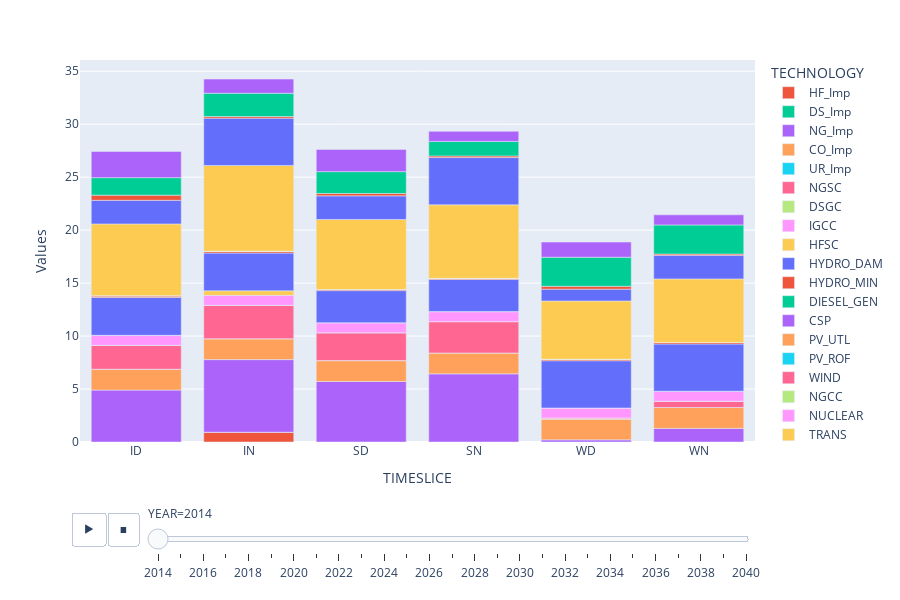

This figure's notebook cell:
### Code cell
color_map = {
    'CTMG': 'gray',
    'CTOP': 'gray',
    'CTEG': 'gray',
    'CTAG': 'gray',
    'CTCM': 'gray',
    'CTDO': 'gray',
    'CTLR': 'gray',
    'CTAM': 'gray',
    'CTNUE': 'gray',
    'PV': 'yellow',
    'EOLICA': 'blue',
}

data['TIMESLICE'] = data['TIMESLICE'].astype(str)
# Create a stacked bar chart using Plotly
fig = px.bar(data, x='TIMESLICE', y='value', color='TECHNOLOGY', animation_frame='YEAR',
             labels={'value': 'Values'}, height=600,
             category_orders={'TIMESLICE': data['TIMESLICE'], 'YEAR': data['YEAR']},
             color_discrete_map=color_map)

fig.update_layout(updatemenus=[dict(type='buttons', showactive=False, buttons=[dict(args=[None, dict(frame=dict(duration=500, redraw=True), fromcurrent=True)])])])

# Show the interactive plot
fig.show()

### Figure 1 — Plotly figure (JSON) as saved in the notebook; plotly's stock layout.template omitted (floating-point values rounded to 4 significant figures; data arrays with more than 128 entries replaced by an {"elided": "..."} marker saying what was removed)
{"data": [{"alignmentgroup": "True", "hovertemplate": "TECHNOLOGY=HF_Imp<br>YEAR=2014<br>TIMESLICE=%{x}<br>Values=%{y}<extra></extra>", "legendgroup": "HF_Imp", "marker": {"color": "#EF553B", "pattern": {"shape": ""}}, "name": "HF_Imp", "offsetgroup": "HF_Imp", "orientation": "v", "showlegend": true, "textposition": "auto", "type": "bar", "x": ["ID", "IN", "SD", "SN", "WD", "WN"], "xaxis": "x", "y": [0, 0.9221, 0, 0, 0, 0], "yaxis": "y"}, {"alignmentgroup": "True", "hovertemplate": "TECHNOLOGY=DS_Imp<br>YEAR=2014<br>TIMESLICE=%{x}<br>Values=%{y}<extra></extra>", "legendgroup": "DS_Imp", "marker": {"color": "#00cc96", "pattern": {"shape": ""}}, "name": "DS_Imp", "offsetgroup": "DS_Imp", "orientation": "v", "showlegend": true, "textposition": "auto", "type": "bar", "x": ["ID", "IN", "SD", "SN", "WD", "WN"], "xaxis": "x", "y": [0, 0, 0, 0, 0, 0], "yaxis": "y"}, {"alignmentgroup": "True", "hovertemplate": "TECHNOLOGY=NG_Imp<br>YEAR=2014<br>TIMESLICE=%{x}<br>Values=%{y}<extra></extra>", "legendgroup": "NG_Imp", "marker": {"color": "#ab63fa", "pattern": {"shape": ""}}, "name": "NG_Imp", "offsetgroup": "NG_Imp", "orientation": "v", "showlegend": true, "textposition": "auto", "type": "bar", "x": ["ID", "IN", "SD", "SN", "WD", "WN"], "xaxis": "x", "y": [4.901, 6.856, 5.713, 6.434, 0.2014, 1.286], "yaxis": "y"}, {"alignmentgroup": "True", "hovertemplate": "TECHNOLOGY=CO_Imp<br>YEAR=2014<br>TIMESLICE=%{x}<br>Values=%{y}<extra></extra>", "legendgroup": "CO_Imp", "marker": {"color": "#FFA15A", "pattern": {"shape": ""}}, "name": "CO_Imp", "offsetgroup": "CO_Imp", "orientation": "v", "showlegend": true, "textposition": "auto", "type": "bar", "x": ["ID", "IN", "SD", "SN", "WD", "WN"], "xaxis": "x", "y": [1.971, 1.971, 1.971, 1.971, 1.971, 1.971], "yaxis": "y"}, {"alignmentgroup": "True", "hovertemplate": "TECHNOLOGY=UR_Imp<br>YEAR=2014<br>TIMESLICE=%{x}<br>Values=%{y}<extra></extra>", "legendgroup": "UR_Imp", "marker": {"color": "#19d3f3", "pattern": {"shape": ""}}, "name": "UR_Imp", "offsetgroup": "UR_Imp", "orientation": "v", "showlegend": true, "textposition": "auto", "type": "bar", "x": ["ID", "IN", "SD", "SN", "WD", "WN"], "xaxis": "x", "y": [0, 0, 0, 0, 0, 0], "yaxis": "y"}, {"alignmentgroup": "True", "hovertemplate": "TECHNOLOGY=NGSC<br>YEAR=2014<br>TIMESLICE=%{x}<br>Values=%{y}<extra></extra>", "legendgroup": "NGSC", "marker": {"color": "#FF6692", "pattern": {"shape": ""}}, "name": "NGSC", "offsetgroup": "NGSC", "orientation": "v", "showlegend": true, "textposition": "auto", "type": "bar", "x": ["ID", "IN", "SD", "SN", "WD", "WN"], "xaxis": "x", "y": [2.254, 3.154, 2.628, 2.959, 0.09265, 0.5915], "yaxis": "y"}, {"alignmentgroup": "True", "hovertemplate": "TECHNOLOGY=DSGC<br>YEAR=2014<br>TIMESLICE=%{x}<br>Values=%{y}<extra></extra>", "legendgroup": "DSGC", "marker": {"color": "#B6E880", "pattern": {"shape": ""}}, "name": "DSGC", "offsetgroup": "DSGC", "orientation": "v", "showlegend": true, "textposition": "auto", "type": "bar", "x": ["ID", "IN", "SD", "SN", "WD", "WN"], "xaxis": "x", "y": [0, 0, 0, 0, 0, 0], "yaxis": "y"}, {"alignmentgroup": "True", "hovertemplate": "TECHNOLOGY=IGCC<br>YEAR=2014<br>TIMESLICE=%{x}<br>Values=%{y}<extra></extra>", "legendgroup": "IGCC", "marker": {"color": "#FF97FF", "pattern": {"shape": ""}}, "name": "IGCC", "offsetgroup": "IGCC", "orientation": "v", "showlegend": true, "textposition": "auto", "type": "bar", "x": ["ID", "IN", "SD", "SN", "WD", "WN"], "xaxis": "x", "y": [0.9461, 0.9461, 0.9461, 0.9461, 0.9461, 0.9461], "yaxis": "y"}, {"alignmentgroup": "True", "hovertemplate": "TECHNOLOGY=HFSC<br>YEAR=2014<br>TIMESLICE=%{x}<br>Values=%{y}<extra></extra>", "legendgroup": "HFSC", "marker": {"color": "#FECB52", "pattern": {"shape": ""}}, "name": "HFSC", "offsetgroup": "HFSC", "orientation": "v", "showlegend": true, "textposition": "auto", "type": "bar", "x": ["ID", "IN", "SD", "SN", "WD", "WN"], "xaxis": "x", "y": [0, 0.4242, 0, 0, 0, 0], "yaxis": "y"}, {"alignmentgroup": "True", "hovertemplate": "TECHNOLOGY=HYDRO_DAM<br>YEAR=2014<br>TIMESLICE=%{x}<br>Values=%{y}<extra></extra>", "legendgroup": "HYDRO_DAM", "marker": {"color": "#636efa", "pattern": {"shape": ""}}, "name": "HYDRO_DAM", "offsetgroup": "HYDRO_DAM", "orientation": "v", "showlegend": true, "textposition": "auto", "type": "bar", "x": ["ID", "IN", "SD", "SN", "WD", "WN"], "xaxis": "x", "y": [3.569, 3.569, 3.034, 3.034, 4.462, 4.462], "yaxis": "y"}, {"alignmentgroup": "True", "hovertemplate": "TECHNOLOGY=HYDRO_MIN<br>YEAR=2014<br>TIMESLICE=%{x}<br>Values=%{y}<extra></extra>", "legendgroup": "HYDRO_MIN", "marker": {"color": "#EF553B", "pattern": {"shape": ""}}, "name": "HYDRO_MIN", "offsetgroup": "HYDRO_MIN", "orientation": "v", "showlegend": true, "textposition": "auto", "type": "bar", "x": ["ID", "IN", "SD", "SN", "WD", "WN"], "xaxis": "x", "y": [0.1766, 0.1766, 0.1072, 0.1072, 0.1419, 0.1419], "yaxis": "y"}, {"alignmentgroup": "True", "hovertemplate": "TECHNOLOGY=DIESEL_GEN<br>YEAR=2014<br>TIMESLICE=%{x}<br>Values=%{y}<extra></extra>", "legendgroup": "DIESEL_GEN", "marker": {"color": "#00cc96", "pattern": {"shape": ""}}, "name": "DIESEL_GEN", "offsetgroup": "DIESEL_GEN", "orientation": "v", "showlegend": true, "textposition": "auto", "type": "bar", "x": ["ID", "IN", "SD", "SN", "WD", "WN"], "xaxis": "x", "y": [0, 0, 0, 0, 0, 0], "yaxis": "y"}, {"alignmentgroup": "True", "hovertemplate": "TECHNOLOGY=CSP<br>YEAR=2014<br>TIMESLICE=%{x}<br>Values=%{y}<extra></extra>", "legendgroup": "CSP", "marker": {"color": "#ab63fa", "pattern": {"shape": ""}}, "name": "CSP", "offsetgroup": "CSP", "orientation": "v", "showlegend": true, "textposition": "auto", "type": "bar", "x": ["ID", "IN", "SD", "SN", "WD", "WN"], "xaxis": "x", "y": [0, 0, 0, 0, 0, 0], "yaxis": "y"}, {"alignmentgroup": "True", "hovertemplate": "TECHNOLOGY=PV_UTL<br>YEAR=2014<br>TIMESLICE=%{x}<br>Values=%{y}<extra></extra>", "legendgroup": "PV_UTL", "marker": {"color": "#FFA15A", "pattern": {"shape": ""}}, "name": "PV_UTL", "offsetgroup": "PV_UTL", "orientation": "v", "showlegend": true, "textposition": "auto", "type": "bar", "x": ["ID", "IN", "SD", "SN", "WD", "WN"], "xaxis": "x", "y": [0, 0, 0, 0, 0, 0], "yaxis": "y"}, {"alignmentgroup": "True", "hovertemplate": "TECHNOLOGY=PV_ROF<br>YEAR=2014<br>TIMESLICE=%{x}<br>Values=%{y}<extra></extra>", "legendgroup": "PV_ROF", "marker": {"color": "#19d3f3", "pattern": {"shape": ""}}, "name": "PV_ROF", "offsetgroup": "PV_ROF", "orientation": "v", "showlegend": true, "textposition": "auto", "type": "bar", "x": ["ID", "IN", "SD", "SN", "WD", "WN"], "xaxis": "x", "y": [0, 0, 0, 0, 0, 0], "yaxis": "y"}, {"alignmentgroup": "True", "hovertemplate": "TECHNOLOGY=WIND<br>YEAR=2014<br>TIMESLICE=%{x}<br>Values=%{y}<extra></extra>", "legendgroup": "WIND", "marker": {"color": "#FF6692", "pattern": {"shape": ""}}, "name": "WIND", "offsetgroup": "WIND", "orientation": "v", "showlegend": true, "textposition": "auto", "type": "bar", "x": ["ID", "IN", "SD", "SN", "WD", "WN"], "xaxis": "x", "y": [0, 0, 0, 0, 0, 0], "yaxis": "y"}, {"alignmentgroup": "True", "hovertemplate": "TECHNOLOGY=NGCC<br>YEAR=2014<br>TIMESLICE=%{x}<br>Values=%{y}<extra></extra>", "legendgroup": "NGCC", "marker": {"color": "#B6E880", "pattern": {"shape": ""}}, "name": "NGCC", "offsetgroup": "NGCC", "orientation": "v", "showlegend": true, "textposition": "auto", "type": "bar", "x": ["ID", "IN", "SD", "SN", "WD", "WN"], "xaxis": "x", "y": [0, 0, 0, 0, 0, 0], "yaxis": "y"}, {"alignmentgroup": "True", "hovertemplate": "TECHNOLOGY=NUCLEAR<br>YEAR=2014<br>TIMESLICE=%{x}<br>Values=%{y}<extra></extra>", "legendgroup": "NUCLEAR", "marker": {"color": "#FF97FF", "pattern": {"shape": ""}}, "name": "NUCLEAR", "offsetgroup": "NUCLEAR", "orientation": "v", "showlegend": true, "textposition": "auto", "type": "bar", "x": ["ID", "IN", "SD", "SN", "WD", "WN"], "xaxis": "x", "y": [0, 0, 0, 0, 0, 0], "yaxis": "y"}, {"alignmentgroup": "True", "hovertemplate": "TECHNOLOGY=TRANS<br>YEAR=2014<br>TIMESLICE=%{x}<br>Values=%{y}<extra></extra>", "legendgroup": "TRANS", "marker": {"color": "#FECB52", "pattern": {"shape": ""}}, "name": "TRANS", "offsetgroup": "TRANS", "orientation": "v", "showlegend": true, "textposition": "auto", "type": "bar", "x": ["ID", "IN", "SD", "SN", "WD", "WN"], "xaxis": "x", "y": [6.77, 8.093, 6.608, 6.939, 5.5, 5.999], "yaxis": "y"}, {"alignmentgroup": "True", "hovertemplate": "TECHNOLOGY=DIST_IND<br>YEAR=2014<br>TIMESLICE=%{x}<br>Values=%{y}<extra></extra>", "legendgroup": "DIST_IND", "marker": {"color": "#636efa", "pattern": {"shape": ""}}, "name": "DIST_IND", "offsetgroup": "DIST_IND", "orientation": "v", "showlegend": true, "textposition": "auto", "type": "bar", "x": ["ID", "IN", "SD", "SN", "WD", "WN"], "xaxis": "x", "y": [2.229, 4.461, 2.229, 4.461, 1.115, 2.229], "yaxis": "y"}, {"alignmentgroup": "True", "hovertemplate": "TECHNOLOGY=DIST_TRA<br>YEAR=2014<br>TIMESLICE=%{x}<br>Values=%{y}<extra></extra>", "legendgroup": "DIST_TRA", "marker": {"color": "#EF553B", "pattern": {"shape": ""}}, "name": "DIST_TRA", "offsetgroup": "DIST_TRA", "orientation": "v", "showlegend": true, "textposition": "auto", "type": "bar", "x": ["ID", "IN", "SD", "SN", "WD", "WN"], "xaxis": "x", "y": [0.488, 0.1526, 0.2288, 0.1526, 0.267, 0.122], "yaxis": "y"}, {"alignmentgroup": "True", "hovertemplate": "TECHNOLOGY=DIST_RES<br>YEAR=2014<br>TIMESLICE=%{x}<br>Values=%{y}<extra></extra>", "legendgroup": "DIST_RES", "marker": {"color": "#00cc96", "pattern": {"shape": ""}}, "name": "DIST_RES", "offsetgroup": "DIST_RES", "orientation": "v", "showlegend": true, "textposition": "auto", "type": "bar", "x": ["ID", "IN", "SD", "SN", "WD", "WN"], "xaxis": "x", "y": [1.647, 2.197, 2.059, 1.373, 2.746, 2.745], "yaxis": "y"}, {"alignmentgroup": "True", "hovertemplate": "TECHNOLOGY=DIST_SER<br>YEAR=2014<br>TIMESLICE=%{x}<br>Values=%{y}<extra></extra>", "legendgroup": "DIST_SER", "marker": {"color": "#ab63fa", "pattern": {"shape": ""}}, "name": "DIST_SER", "offsetgroup": "DIST_SER", "orientation": "v", "showlegend": true, "textposition": "auto", "type": "bar", "x": ["ID", "IN", "SD", "SN", "WD", "WN"], "xaxis": "x", "y": [2.479, 1.336, 2.098, 0.9541, 1.431, 0.9535], "yaxis": "y"}], "layout": {"barmode": "relative", "height": 600, "legend": {"title": {"text": "TECHNOLOGY"}, "tracegroupgap": 0}, "margin": {"t": 60}, "sliders": [{"active": 0, "currentvalue": {"prefix": "YEAR="}, "len": 0.9, "pad": {"b": 10, "t": 60}, "steps": [{"args": [["2014"], {"frame": {"duration": 0, "redraw": true}, "fromcurrent": true, "mode": "immediate", "transition": {"duration": 0, "easing": "linear"}}], "label": "2014", "method": "animate"}, {"args": [["2015"], {"frame": {"duration": 0, "redraw": true}, "fromcurrent": true, "mode": "immediate", "transition": {"duration": 0, "easing": "linear"}}], "label": "2015", "method": "animate"}, {"args": [["2016"], {"frame": {"duration": 0, "redraw": true}, "fromcurrent": true, "mode": "immediate", "transition": {"duration": 0, "easing": "linear"}}], "label": "2016", "method": "animate"}, {"args": [["2017"], {"frame": {"duration": 0, "redraw": true}, "fromcurrent": true, "mode": "immediate", "transition": {"duration": 0, "easing": "linear"}}], "label": "2017", "method": "animate"}, {"args": [["2018"], {"frame": {"duration": 0, "redraw": true}, "fromcurrent": true, "mode": "immediate", "transition": {"duration": 0, "easing": "linear"}}], "label": "2018", "method": "animate"}, {"args": [["2019"], {"frame": {"duration": 0, "redraw": true}, "fromcurrent": true, "mode": "immediate", "transition": {"duration": 0, "easing": "linear"}}], "label": "2019", "method": "animate"}, {"args": [["2020"], {"frame": {"duration": 0, "redraw": true}, "fromcurrent": true, "mode": "immediate", "transition": {"duration": 0, "easing": "linear"}}], "label": "2020", "method": "animate"}, {"args": [["2021"], {"frame": {"duration": 0, "redraw": true}, "fromcurrent": true, "mode": "immediate", "transition": {"duration": 0, "easing": "linear"}}], "label": "2021", "method": "animate"}, {"args": [["2022"], {"frame": {"duration": 0, "redraw": true}, "fromcurrent": true, "mode": "immediate", "transition": {"duration": 0, "easing": "linear"}}], "label": "2022", "method": "animate"}, {"args": [["2023"], {"frame": {"duration": 0, "redraw": true}, "fromcurrent": true, "mode": "immediate", "transition": {"duration": 0, "easing": "linear"}}], "label": "2023", "method": "animate"}, {"args": [["2024"], {"frame": {"duration": 0, "redraw": true}, "fromcurrent": true, "mode": "immediate", "transition": {"duration": 0, "easing": "linear"}}], "label": "2024", "method": "animate"}, {"args": [["2025"], {"frame": {"duration": 0, "redraw": true}, "fromcurrent": true, "mode": "immediate", "transition": {"duration": 0, "easing": "linear"}}], "label": "2025", "method": "animate"}, {"args": [["2026"], {"frame": {"duration": 0, "redraw": true}, "fromcurrent": true, "mode": "immediate", "transition": {"duration": 0, "easing": "linear"}}], "label": "2026", "method": "animate"}, {"args": [["2027"], {"frame": {"duration": 0, "redraw": true}, "fromcurrent": true, "mode": "immediate", "transition": {"duration": 0, "easing": "linear"}}], "label": "2027", "method": "animate"}, {"args": [["2028"], {"frame": {"duration": 0, "redraw": true}, "fromcurrent": true, "mode": "immediate", "transition": {"duration": 0, "easing": "linear"}}], "label": "2028", "method": "animate"}, {"args": [["2029"], {"frame": {"duration": 0, "redraw": true}, "fromcurrent": true, "mode": "immediate", "transition": {"duration": 0, "easing": "linear"}}], "label": "2029", "method": "animate"}, {"args": [["2030"], {"frame": {"duration": 0, "redraw": true}, "fromcurrent": true, "mode": "immediate", "transition": {"duration": 0, "easing": "linear"}}], "label": "2030", "method": "animate"}, {"args": [["2031"], {"frame": {"duration": 0, "redraw": true}, "fromcurrent": true, "mode": "immediate", "transition": {"duration": 0, "easing": "linear"}}], "label": "2031", "method": "animate"}, {"args": [["2032"], {"frame": {"duration": 0, "redraw": true}, "fromcurrent": true, "mode": "immediate", "transition": {"duration": 0, "easing": "linear"}}], "label": "2032", "method": "animate"}, {"args": [["2033"], {"frame": {"duration": 0, "redraw": true}, "fromcurrent": true, "mode": "immediate", "transition": {"duration": 0, "easing": "linear"}}], "label": "2033", "method": "animate"}, {"args": [["2034"], {"frame": {"duration": 0, "redraw": true}, "fromcurrent": true, "mode": "immediate", "transition": {"duration": 0, "easing": "linear"}}], "label": "2034", "method": "animate"}, {"args": [["2035"], {"frame": {"duration": 0, "redraw": true}, "fromcurrent": true, "mode": "immediate", "transition": {"duration": 0, "easing": "linear"}}], "label": "2035", "method": "animate"}, {"args": [["2036"], {"frame": {"duration": 0, "redraw": true}, "fromcurrent": true, "mode": "immediate", "transition": {"duration": 0, "easing": "linear"}}], "label": "2036", "method": "animate"}, {"args": [["2037"], {"frame": {"duration": 0, "redraw": true}, "fromcurrent": true, "mode": "immediate", "transition": {"duration": 0, "easing": "linear"}}], "label": "2037", "method": "animate"}, {"args": [["2038"], {"frame": {"duration": 0, "redraw": true}, "fromcurrent": true, "mode": "immediate", "transition": {"duration": 0, "easing": "linear"}}], "label": "2038", "method": "animate"}, {"args": [["2039"], {"frame": {"duration": 0, "redraw": true}, "fromcurrent": true, "mode": "immediate", "transition": {"duration": 0, "easing": "linear"}}], "label": "2039", "method": "animate"}, {"args": [["2040"], {"frame": {"duration": 0, "redraw": true}, "fromcurrent": true, "mode": "immediate", "transition": {"duration": 0, "easing": "linear"}}], "label": "2040", "method": "animate"}], "x": 0.1, "xanchor": "left", "y": 0, "yanchor": "top"}], "updatemenus": [{"buttons": [{"args": [null, {"frame": {"duration": 500, "redraw": true}, "fromcurrent": true}], "label": "&#9654;", "method": "animate"}, {"args": [null, {"frame": {"duration": 500, "redraw": true}, "fromcurrent": true}], "label": "&#9724;", "method": "animate"}], "direction": "left", "pad": {"r": 10, "t": 70}, "showactive": false, "type": "buttons", "x": 0.1, "xanchor": "right", "y": 0, "yanchor": "top"}], "xaxis": {"anchor": "y", "categoryarray": {"elided": "3726 str values"}, "categoryorder": "array", "domain": [0, 1], "title": {"text": "TIMESLICE"}}, "yaxis": {"anchor": "x", "domain": [0, 1], "title": {"text": "Values"}}}}
